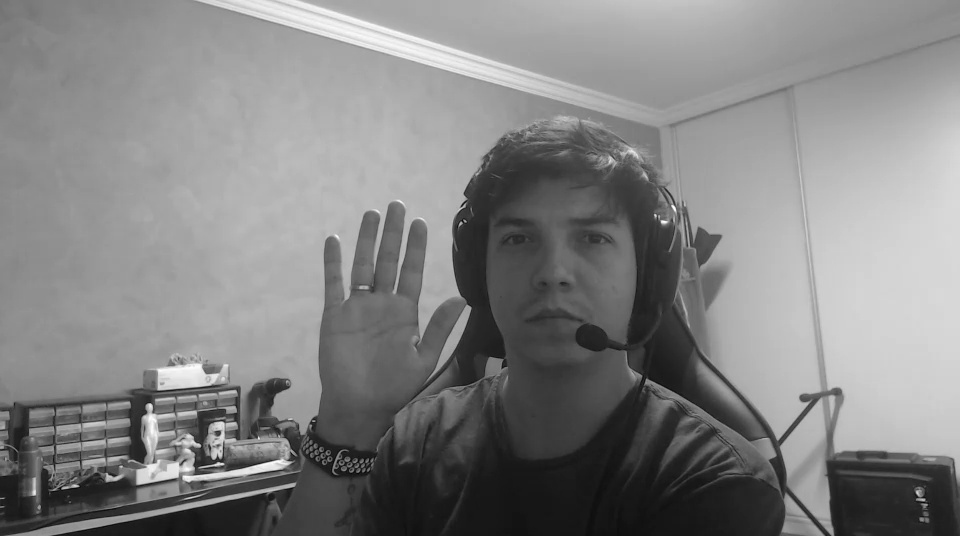
#> input picture imagem-inicial.jpeg, 960 x 536 px, found by its file name
$ jupyter execute --allow-errors HeadBreaking.ipynb
#> lines starting #> are read from the running program, lines starting #| are printed output that depends on the picture
#> further down, sourceImage is the input picture: shape (536, 960); min 2, max 255, mean 130.7
[cell 1]
# %load compress.py
import string
from xmlrpc.client import boolean
import cv2 as cv
import numpy as np
from matplotlib import pyplot as plt
from matplotlib.colors import Normalize
import matplotlib.cm as cm


class Compressor:
    def __init__(self, imagemOriginal: np.ndarray, tamanhoBloco, fatorCompressao):
#> called with tamanhoBloco = 16, fatorCompressao = 99
        self.tamanhoBloco = tamanhoBloco
        self.fatorCompressao = fatorCompressao
        self.imagemOriginal = imagemOriginal
        self.h, self.w = (np.array(self.imagemOriginal.shape[:2])/self.tamanhoBloco * self.tamanhoBloco).astype(int)
#> self.h = 536; self.w = 960
        self.blocosV = int(self.h/self.tamanhoBloco)
#> self.blocosV = 33
        self.blocosH = int(self.w/self.tamanhoBloco)
#> self.blocosH = 60
        self.imagemValidada = np.zeros((self.blocosV*self.tamanhoBloco,self.blocosH*self.tamanhoBloco))
        self.imagemValidada[:self.blocosV*self.tamanhoBloco,:self.blocosH*self.tamanhoBloco] = self.imagemOriginal[:self.blocosV*self.tamanhoBloco,:self.blocosH*self.tamanhoBloco]
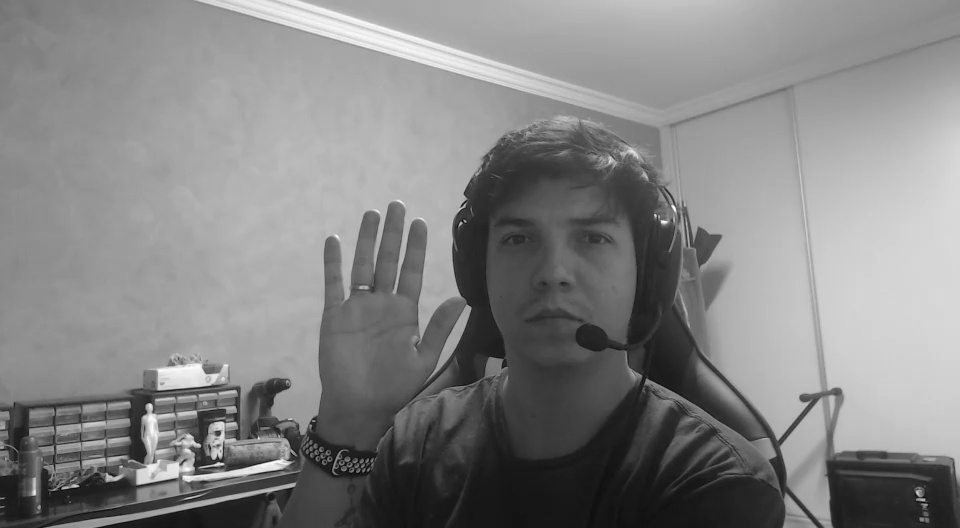
#> self.imagemValidada: shape (528, 960) float64; min 2, max 255, mean 132

    def comprimir(self, salvarDisco:bool = False):
        dctizador = DCTizador(self.tamanhoBloco, self.blocosV, self.blocosH)
        pixelKiller = PixelKiller(self.tamanhoBloco, self.blocosV, self.blocosH)
        imagemResDCT = dctizador.aplicarDCT(self.imagemValidada)
        imagemResEliminacao = pixelKiller.eliminarPixels(imagemResDCT, self.fatorCompressao)
        imagemResultante = dctizador.aplicarIDCT(imagemResEliminacao)

        #Utilidades.getMADEntreImagens(self.imagemValidada, imagemResultante, self.blocosV, self.blocosH)

        if salvarDisco:
            Utilidades.salvarEmDisco('imagem-inicial', 'jpeg', self.imagemValidada)
            Utilidades.salvarEmDisco('imagem-DCT', 'jpeg', imagemResDCT)
            Utilidades.salvarEmDisco('imagem-pixelEliminados', 'jpeg', imagemResEliminacao)
            Utilidades.salvarEmDisco('imagem-resultante', 'jpeg', imagemResultante)

        return imagemResultante


class DCTizador:
    def __init__(self, tamanhoBloco:int, blocosV:int, blocosH:int):
        self.tamanhoBloco = tamanhoBloco
        self.blocosV = blocosV
        self.blocosH = blocosH

    def aplicarDCT(self, imagem:np.ndarray):
        imagemTransformada = np.zeros((self.blocosV*self.tamanhoBloco,self.blocosH*self.tamanhoBloco))

        # for linha in range(self.blocosV):
        #     for coluna in range(self.blocosH):
        #             blocoAtual = cv.dct(imagem[linha*self.tamanhoBloco:(linha+1)*self.tamanhoBloco,coluna*self.tamanhoBloco:(coluna+1)*self.tamanhoBloco])
        #             imagemTransformada[linha*self.tamanhoBloco:(linha+1)*self.tamanhoBloco,coluna*self.tamanhoBloco:(coluna+1)*self.tamanhoBloco]=blocoAtual
        imagemTransformada = cv.dct(imagem)

        return imagemTransformada

    def aplicarIDCT(self, imagem:np.ndarray):
        imagemDestransformada = np.zeros((self.blocosV*self.tamanhoBloco,self.blocosH*self.tamanhoBloco))

        # for linha in range(self.blocosV):
        #     for coluna in range(self.blocosH):
        #             blocoAtual = cv.idct(imagem[linha*self.tamanhoBloco:(linha+1)*self.tamanhoBloco,coluna*self.tamanhoBloco:(coluna+1)*self.tamanhoBloco])
        #             imagemDestransformada[linha*self.tamanhoBloco:(linha+1)*self.tamanhoBloco,coluna*self.tamanhoBloco:(coluna+1)*self.tamanhoBloco]=blocoAtual

        imagemDestransformada = cv.idct(imagem)

        return imagemDestransformada

class PixelKiller:
    def __init__(self, tamanhoBloco:int, blocosV:int, blocosH:int):
        self.tamanhoBloco = tamanhoBloco
        self.blocosV = blocosV
        self.blocosH = blocosH

    def eliminarPixels(self, imagem:np.ndarray, fatorDeCompressao: int):
        # limite = int(round(self.tamanhoBloco - ((fatorDeCompressao/100) * self.tamanhoBloco)))
        # imagemLoss = np.zeros((self.blocosV*self.tamanhoBloco,self.blocosH*self.tamanhoBloco))
#> called with fatorDeCompressao = 99
        lh = int(round(imagem.shape[0] - ((fatorDeCompressao/100) * imagem.shape[0])))
#> lh = 5
        lw = int(round(imagem.shape[1] - ((fatorDeCompressao/100) * imagem.shape[1])))
#> lw = 10

        # [7 lines of commented-out code are left out]
        imagem[lh:imagem.shape[0], lw:imagem.shape[1]] = 0
#> in aplicarIDCT, `imagemDestransformada = cv.idct(imagem)`:
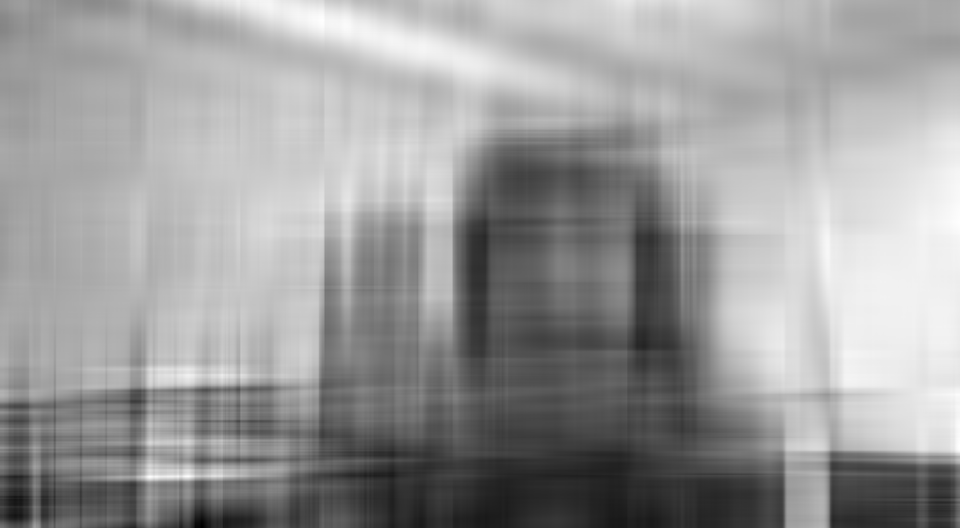
#> imagemDestransformada: shape (528, 960) float64; min -14.78, max 227, mean 132; drawn with min black and max white
        return imagem

class Utilidades:

    @staticmethod
    def getMADEntreImagens(img1:np.ndarray, img2:np.ndarray, blocosV:int, blocosH:int):
        tamanhoBloco = 8
        diferenca = img1 - img2
        MAD = round(np.sum(np.abs(diferenca)) / float(blocosV*tamanhoBloco*blocosH*tamanhoBloco))
        print("Mean Absolute Difference: ",MAD)
        return MAD

    @staticmethod
    def salvarEmDisco(titulo:string, formato:string, img:np.ndarray):
        cv.imwrite(f"{titulo}.{formato}", img)
        return True

#> (a cell that did not finish here is left out)

[cell 3]
def getPartialPSNR(originalImage, finalImage):
    originalImage=originalImage[0:finalImage.shape[0], 0:finalImage.shape[1]]
    diff = originalImage - finalImage
#> diff: shape (536, 960); every value is 0
    diffsq = diff**2
    tam = diffsq.shape[0] * diffsq.shape[1]
#> tam = 514560

    MSE = np.sum(diffsq)/tam
#> MSE = 0
    PSNR = (20 * np.log10(255)) - (10 * np.log10(MSE))
#> PSNR = inf

    return PSNR

[cell 4]
sourceImage = cv.imread('imagem-inicial.jpeg', cv.IMREAD_GRAYSCALE)

[cell 5]
plt.imshow(sourceImage,cmap="gray")

[cell 6]
compressor = Compressor(sourceImage, 16, 99)
comprimida = compressor.comprimir()

[cell 7]
plt.imshow(comprimida,cmap="gray")

[cell 8]
getPartialPSNR(sourceImage, sourceImage) + 1
#> Out = inf
